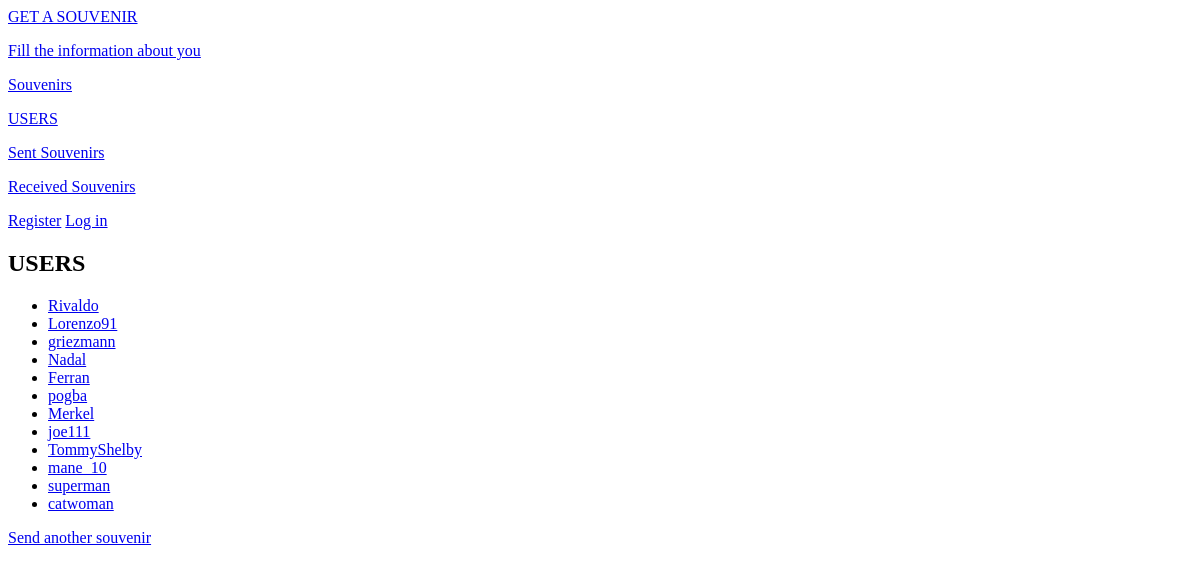
Page /user_infos/ on the earlier database version.
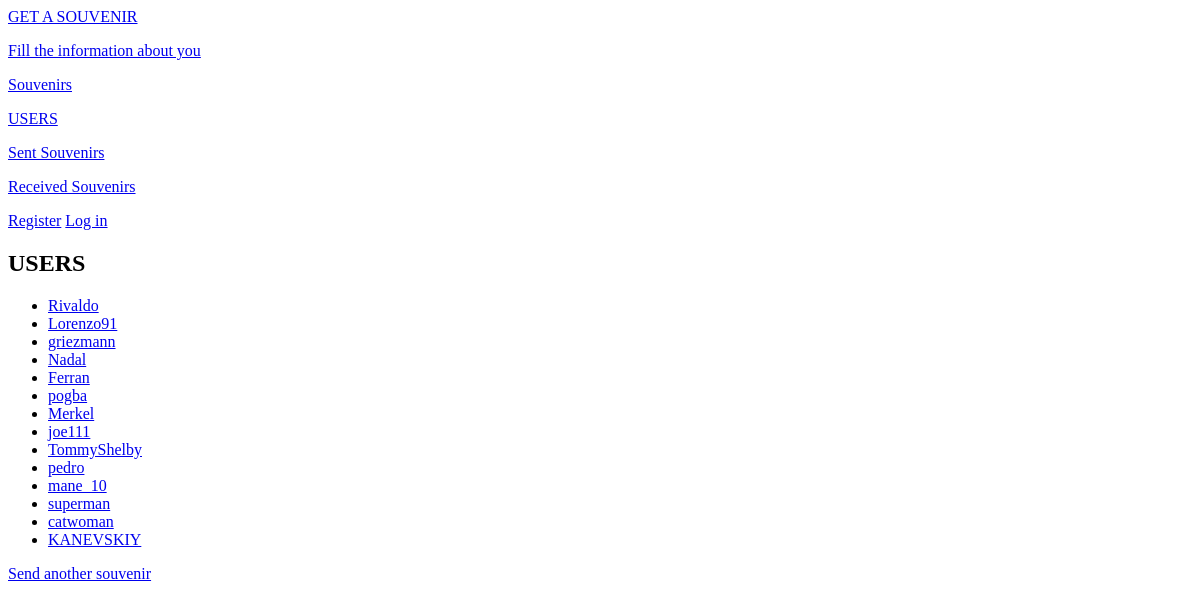
Same page on the later database version.
### souvenirs_app/models.py (models this page shows, shortened)
class UserInfo(models.Model):
    username = models.OneToOneField(User, on_delete=models.CASCADE, primary_key=True)
    slug = models.SlugField(max_length=30, verbose_name='URL')
    avatar = models.ImageField(upload_to='avatars/', default='no-avatar.jpg', null=True, blank=True)
    sex = models.CharField(max_length=6, choices=(('MALE', 'male'), ('FEMALE', 'female')))
    date_of_birthday = models.DateField(null=True, blank=True)
    country = models.ForeignKey(Country, on_delete=models.PROTECT, related_name='userinfo', unique=False)
    city = models.CharField(max_length=30)
    address = models.TextField(max_length=200)
    about = models.TextField(max_length=500, null=True, blank=True)
    def get_absolute_url(self):
        return reverse('souvenirs_app:user_info', kwargs={'user_info_slug': self.slug})
    class Meta:
        verbose_name = 'User_information'
        verbose_name_plural = 'User_informations'

### souvenirs_app/views.py (the view)
# urls.py: path('user_infos/', views.UserInfoListView.as_view(), name='user_infos'),
class UserInfoListView(ListView):
    model = UserInfo
    template_name = 'souvenirs_app/user_infos.html'
    context_object_name = 'user_infos'

### souvenirs_app/templates/souvenirs_app/user_infos.html
{% extends 'souvenirs_app/base.html' %}
{% block content %}
    <h2>USERS</h2>
    <ul>
        {% for user_info in user_infos %}
            <li><a href="{{ user_info.get_absolute_url }}">{{ user_info.username }}</a></li>
        {% empty %}
            <li>No user have been register yet</li>
        {% endfor %}
    </ul>
    <a href="{% url 'souvenirs_app:create_souvenir' %}">Send another souvenir</a>
{% endblock content %}

Differences in the rows shown:
added UserInfo: username "pedro"
added UserInfo: username "KANEVSKIY"
